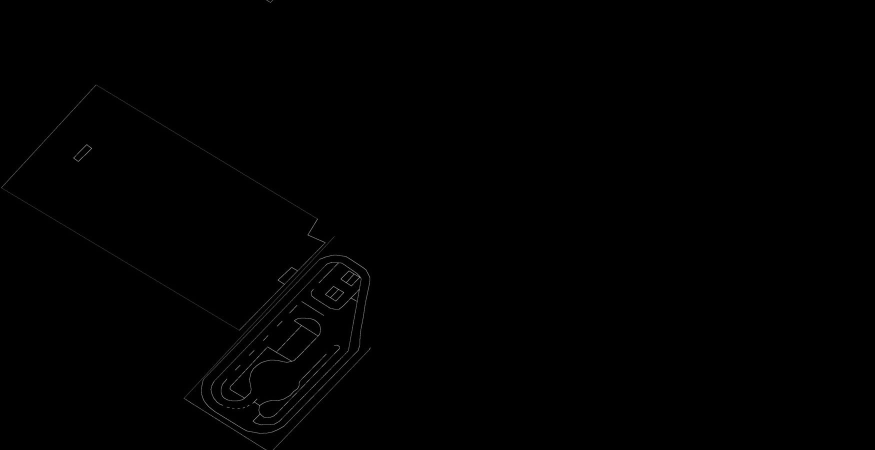
#> input picture master/src/map/songdo_map_.jpg, 1750 x 900 px, found by its file name (shown at 1/2 size)
$ python csv2map_v3.py
#> lines starting #> are read from the running program, lines starting #| are printed output that depends on the picture; after the words box and inside, x2 and y2 are one past the last pixel; in counts of white or black regions, pixels touching at a corner belong together
#!/usr/bin/python2


'''
K-City Map (EPSG:4326) Parse out 126.77/37.2 10000-2484/1000000-379547
to GOD JI UNG
--FIX--
Line 25 -> (all_lane.csv) for all lane // (out_lane.csv) for contour lane
Line 65 for Lane Thickness
Line 69 for Resolution change

'''
import cv2
import csv
import numpy as np
x_list=[]
y_list=[]
#x_list.append('X')
#y_list.append('Y')
cnt=0
# full_path = "/home/nvidia/" + raw_input("file name: ") + ".csv"
full_path = "/home/wego/catkin_ws/src/master/src/waypoint/csv2map_v3.csv"
csv_writer = csv.writer(open(full_path, mode='w'))
csv_writer.writerow(["X", "Y"])

def draw_circle(event, x, y, flags, param):
    if event == cv2.EVENT_LBUTTONDOWN:
        cv2.circle(dst, (x, y), 3, (0, 255, 0), -1)
        dx = int(x) * 2
        dy = (900 - int(y)) * 2
        #x_list.append(dx)
       # y_list.append(dy)
        print(dx, dy)
        csv_writer.writerow([dx, dy])
    elif event == cv2.EVENT_RBUTTONDOWN:
        #x_list.pop()
        #y_list.pop()
        print('save csv')
        cv2.destroyAllWindows()
        exit(0)
'''
img = cv2.imread('songdo_map.jpg')
dst = cv2.resize(img,dsize=(1750,900),interpolation=cv2.INTER_LINEAR_EXACT)
cv2.flip(dst,0,dst)
#Height,Width=img.shape
#print(Height,Width)
cv2.namedWindow('image')
cv2.moveWindow('image',40,30)
cv2.setMouseCallback('image', draw_circle)
csv_writer = csv.writer(open('1.csv', mode='w'))
csv_writer.writerow(["X", "Y"])
csv_writer.writerow([dx, dy])
'''

if __name__ == "__main__":
    img = cv2.imread("/home/wego/catkin_ws/src/master/src/map/songdo_map_.jpg")
#> img is the input picture: shape (900, 1750, 3); min 0, max 221, mean 0.6
    dst = cv2.resize(img,dsize=(1750,900),interpolation=cv2.INTER_LINEAR_EXACT)

    cv2.flip(dst,0,dst)
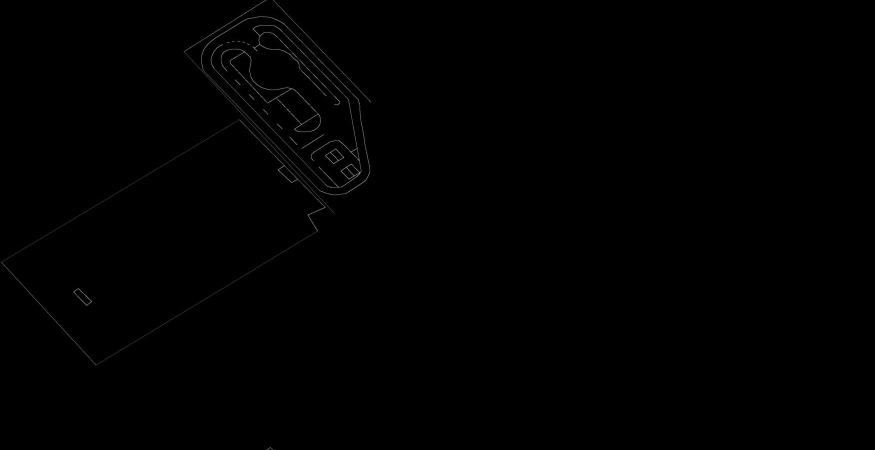
#> dst: shape (900, 1750, 3) (shown at 1/2 size); 7.6% of pixels changed, all inside (x1, y1, x2, y2) = (0, 0, 744, 900)
#Height,Width=img.shape
#print(Height,Width)
    cv2.namedWindow('image')
    cv2.moveWindow('image',40,30)
    cv2.setMouseCallback('image', draw_circle)
    while(1):
        cv2.imshow('image',dst)
        cv2.waitKey(1)

$ run again, with master/src/map/k-city.jpg copied over master/src/map/songdo_map_.jpg
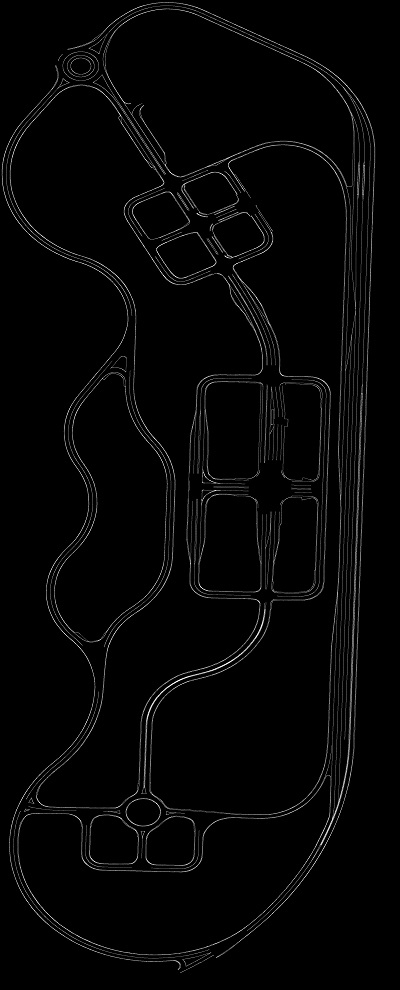
#> input picture master/src/map/k-city.jpg, 400 x 990 px, found by its file name
#> img is the input picture: shape (990, 400, 3); min 0, max 255, mean 5.6
#> `dst = cv2.resize(img,dsize=(1750,900),interpolation=cv2.INTER_LINEAR_E..`:
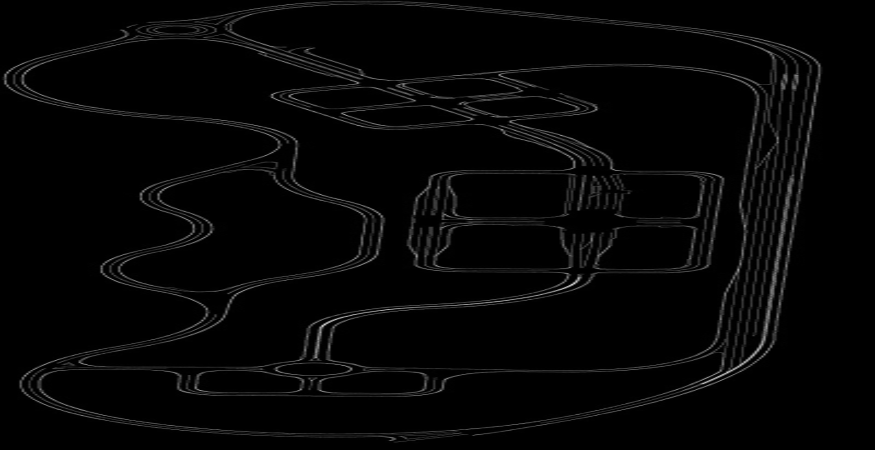
#> dst: shape (900, 1750, 3) (shown at 1/2 size); min 0, max 241, mean 5.6
#> `cv2.flip(dst,0,dst)`:
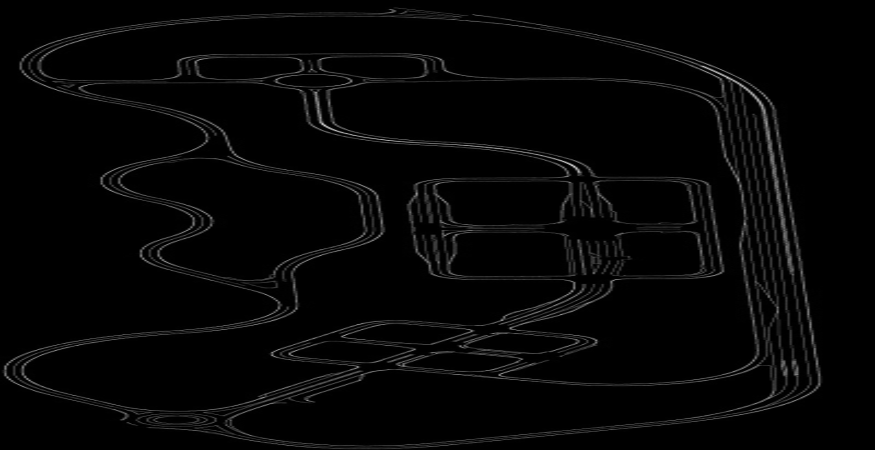
#> dst: shape (900, 1750, 3) (shown at 1/2 size); min 0, max 241, mean 5.6

$ run again, with master/src/map/k-city_400_990.jpg copied over master/src/map/songdo_map_.jpg
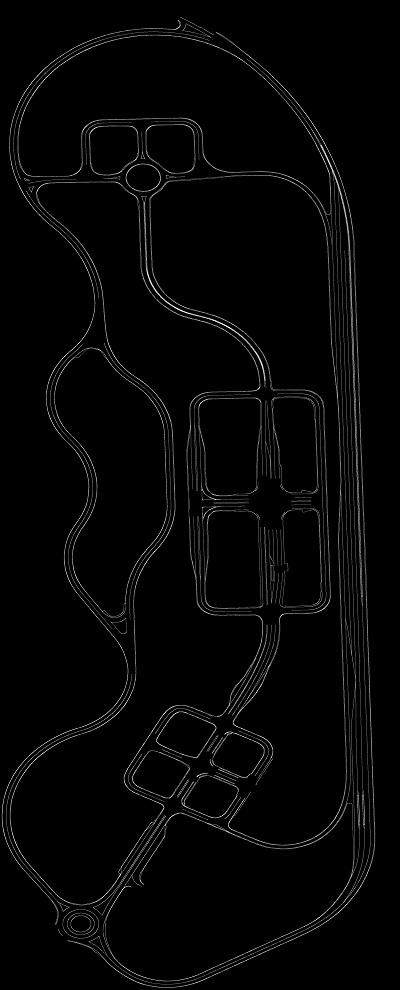
#> input picture master/src/map/k-city_400_990.jpg, 400 x 990 px, found by its file name
#> img is the input picture: shape (990, 400, 3); min 0, max 255, mean 5.6
#> `dst = cv2.resize(img,dsize=(1750,900),interpolation=cv2.INTER_LINEAR_E..`:
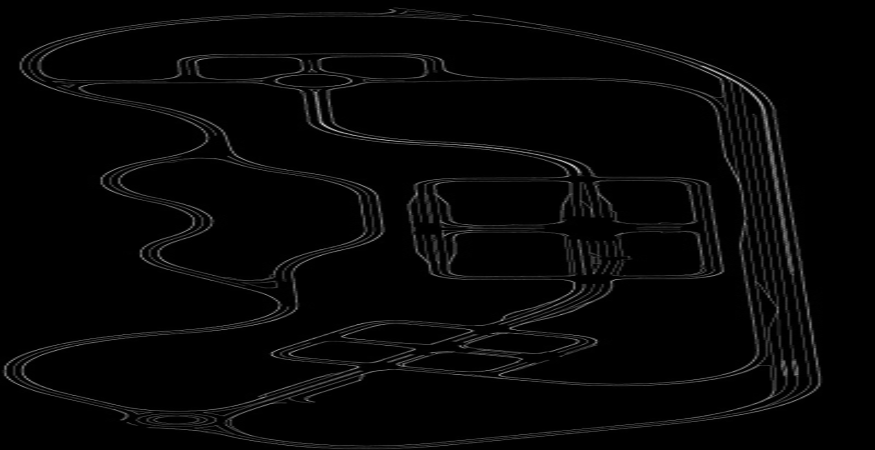
#> dst: shape (900, 1750, 3) (shown at 1/2 size); min 0, max 240, mean 5.6
#> `cv2.flip(dst,0,dst)`:
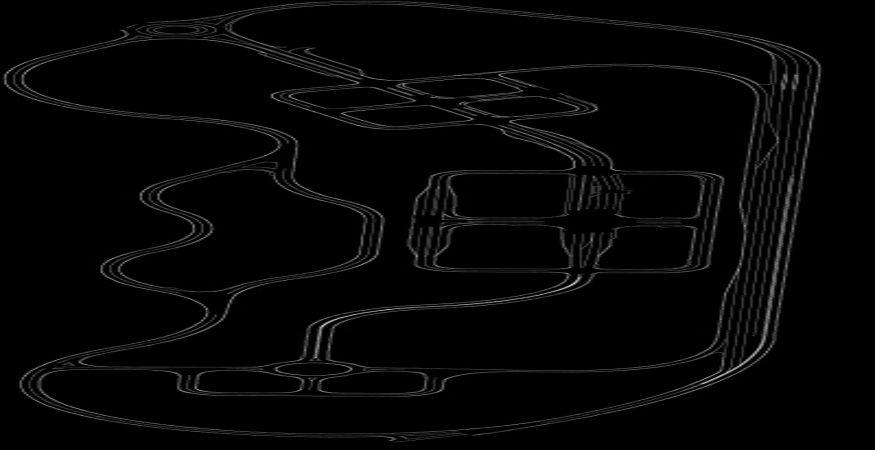
#> dst: shape (900, 1750, 3) (shown at 1/2 size); min 0, max 240, mean 5.6
